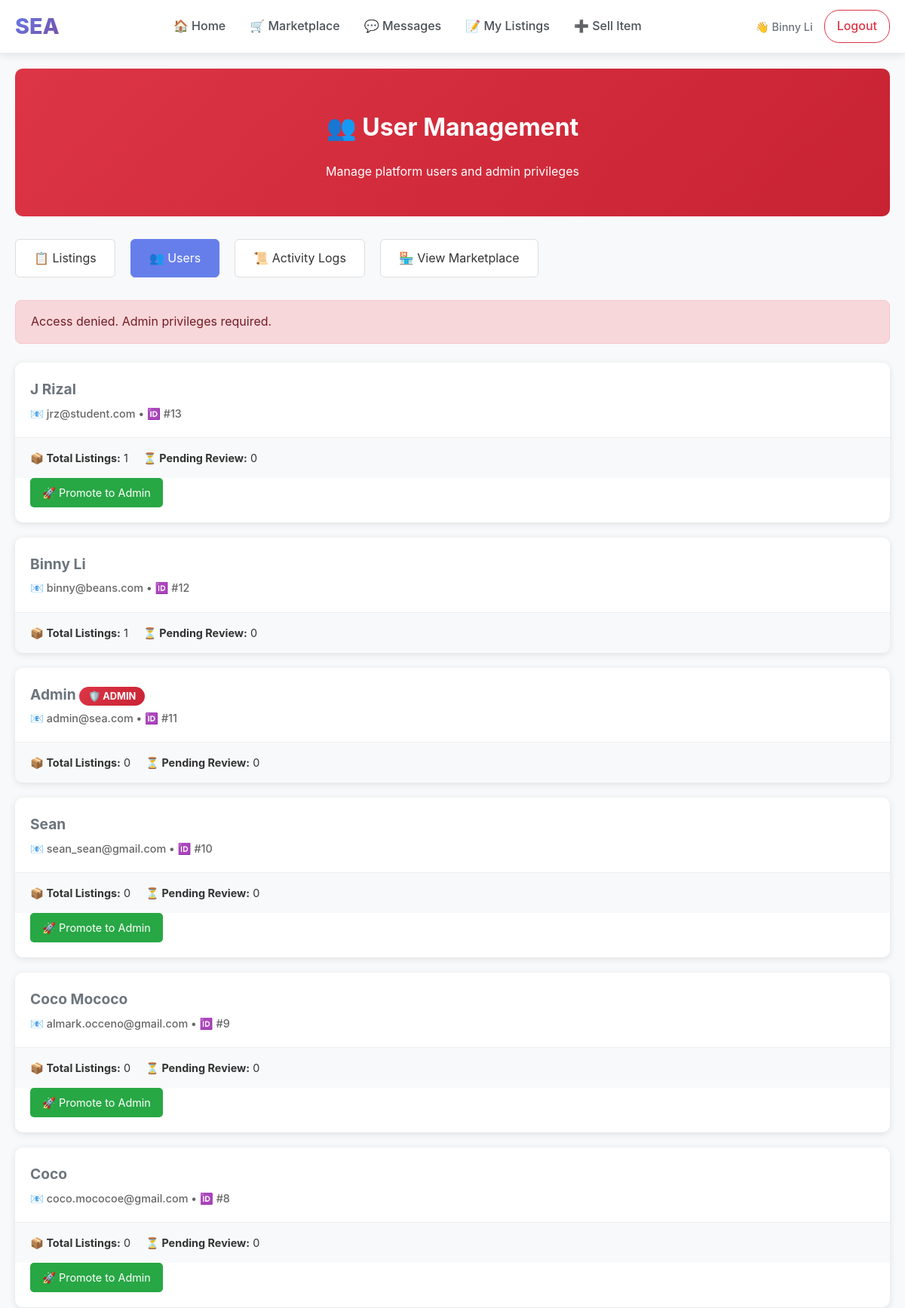
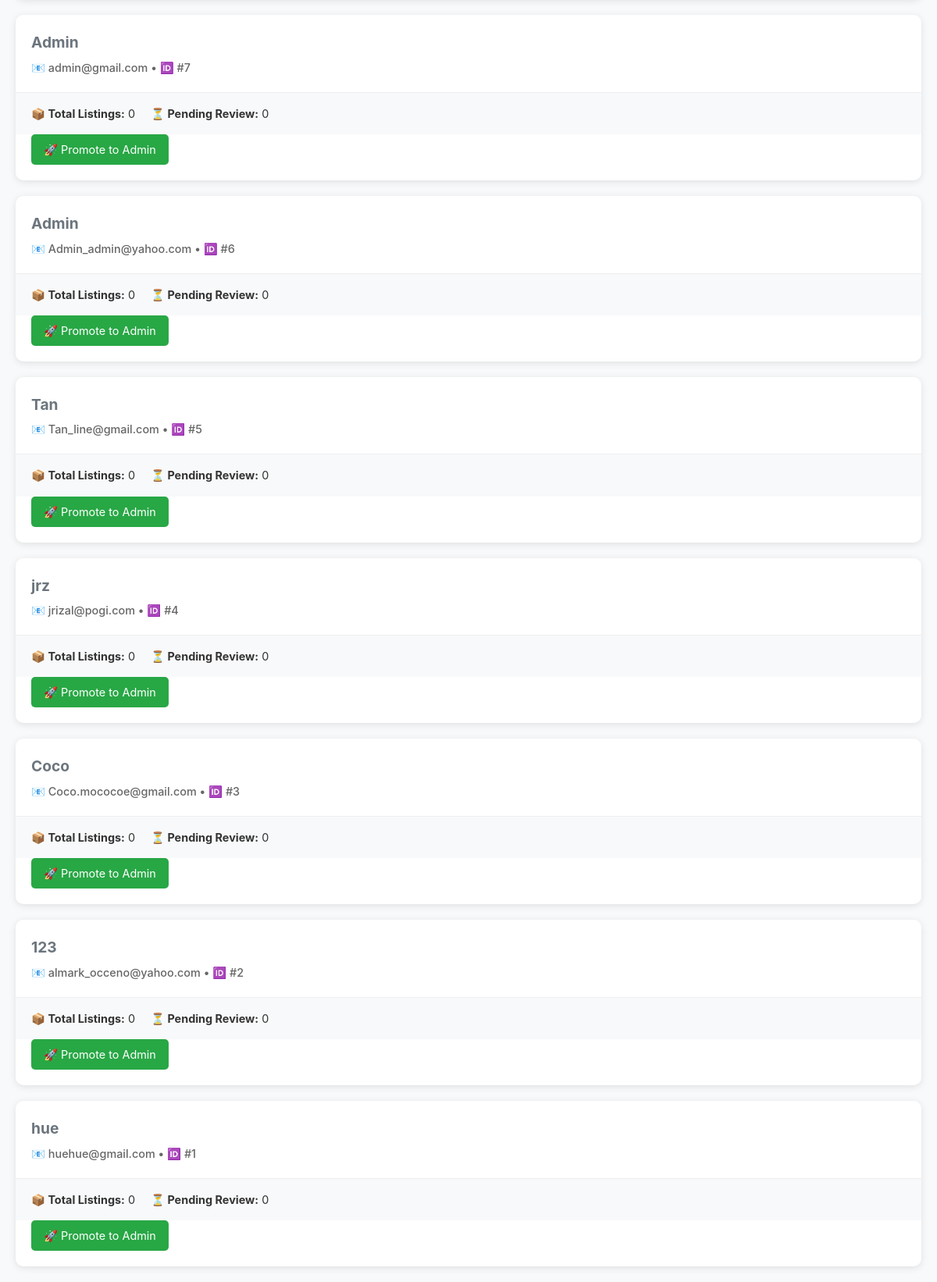
Page /admin/users (signed in) on the committed database (2 pictures, top to bottom).
### tables this page shows
CREATE TABLE students (
        student_id INTEGER PRIMARY KEY AUTOINCREMENT,
        name TEXT NOT NULL,
        email TEXT UNIQUE NOT NULL,
        password TEXT NOT NULL,
        org TEXT
    , is_admin INTEGER DEFAULT 0);

### app.py (the view)
@app.route('/admin/users')
def admin_users():
    if not require_admin():
        return redirect(url_for('home'))
    conn = get_db_connection()
    cur = conn.cursor()
    cur.execute("""
        SELECT s.*,
               COUNT(i.item_id) as item_count,
               COUNT(CASE WHEN i.moderation_status = 'pending' THEN 1 END) as pending_items
        FROM students s
        LEFT JOIN items i ON s.student_id = i.student_id
        GROUP BY s.student_id
        ORDER BY s.student_id DESC
    """)
    users = [dict(row) for row in cur.fetchall()]
    conn.close()
    return render_template('admin/users.html', users=users)

### app.py (called while the page is built)
def get_db_connection():
    db_path = os.path.join(BASE_DIR, 'database', 'marketplace.db')
    conn = sqlite3.connect(db_path, timeout=30.0)
    conn.row_factory = sqlite3.Row
    conn.execute('PRAGMA journal_mode=WAL;')
    return conn

def require_login():
    if 'user_id' not in session:
        return False
    if 'last_activity' in session:
        try:
            last_activity = datetime.fromisoformat(session['last_activity'])
            if datetime.now() - last_activity > timedelta(hours=24):
                session.clear()
                return False
        except:
            pass
    session['last_activity'] = datetime.now().isoformat()
    return True

@app.context_processor
def inject_csrf_token():
    return dict(csrf_token=generate_csrf_token)

@app.context_processor
def inject_admin_status():
    return dict(is_admin_user=is_admin())

def is_admin():
    if not require_login():
        return False
    conn = get_db_connection()
    cur = conn.cursor()
    cur.execute("SELECT is_admin FROM students WHERE student_id = ?", (session['user_id'],))
    result = cur.fetchone()
    conn.close()
    return result and result[0] == 1

def require_admin():
    if not is_admin():
        flash("Access denied. Admin privileges required.", "error")
        return redirect(url_for('home'))
    return True

### templates/admin/users.html (shortened to what this page needs)
{% extends "base.html" %}
{% block content %}
<div class="admin-page">
  <div class="admin-header">
    <h1>👥 User Management</h1>
    <p>Manage platform users and admin privileges</p>
  </div>
  <div class="admin-nav">
    <a href="{{ url_for('admin_dashboard') }}">📋 Listings</a>
    <a href="{{ url_for('admin_users') }}" class="active">👥 Users</a>
    <a href="{{ url_for('admin_logs') }}">📜 Activity Logs</a>
    <a href="{{ url_for('marketplace') }}">🏪 View Marketplace</a>
  </div>
  {% with messages = get_flashed_messages(with_categories=true) %}
    {% if messages %}
      {% for category, message in messages %}
        <div class="alert {{ category }}">
          {{ message }}
        </div>
      {% endfor %}
    {% endif %}
  {% endwith %}
  <div class="users-grid">
    {% for user in users %}
    <div class="user-card">
      <div class="user-header">
        <div class="user-info">
          <div class="user-name">
            {{ user.name }}
            {% if user.is_admin %}
              <span class="admin-badge">🛡️ ADMIN</span>
            {% endif %}
          </div>
          <div class="user-meta">
            📧 {{ user.email }} • 🆔 #{{ user.student_id }}
          </div>
        </div>
      </div>
      <div class="user-stats">
        <div><strong>📦 Total Listings:</strong> {{ user.item_count }}</div>
        <div><strong>⏳ Pending Review:</strong> {{ user.pending_items }}</div>
      </div>
      {% if not user.is_admin and user.student_id != session.user_id %}
      <div class="user-actions">
        <a href="{{ url_for('promote_user', user_id=user.student_id) }}"
           class="btn-action btn-promote"
           onclick="return confirm('Promote {{ user.name }} to admin? This will give them full moderation privileges.')">
          🚀 Promote to Admin
        </a>
      </div>
      {% endif %}
    </div>
    {% endfor %}
  </div>
</div>
{% endblock %}

### templates/base.html (shortened to what this page needs)
<!DOCTYPE html>
<html lang="en">
<head>
</head>
<body data-user-id="{% if session.get('user_id') %}{{ session.get('user_id') }}{% endif %}"{% if other %} data-other-id="{{ other['student_id'] }}"{% endif %}>
<nav class="navbar">
  <div class="nav-container">
    <a href="{{ url_for('home') }}" class="nav-brand">SEA</a>
    <div class="nav-links" id="navLinks">
      <a href="{{ url_for('home') }}">🏠 Home</a>
      <a href="{{ url_for('marketplace') }}">🛒 Marketplace</a>
      <a href="{{ url_for('messages') }}">💬 Messages</a>
      {% if session.get('user_id') %}
        <a href="{{ url_for('my_listings') }}">📝 My Listings</a>
        <a href="{{ url_for('add_item') }}">➕ Sell Item</a>
      {% endif %}
    </div>
    <div class="nav-user">
      {% if session.get('user_id') %}
        <span class="user-info">👋 {{ session.get('user_name') }}</span>
        <a href="{{ url_for('logout') }}" class="btn-logout">Logout</a>
      {% else %}
        <a href="{{ url_for('login') }}" class="btn-outline">Login</a>
        <a href="{{ url_for('register') }}" class="btn-primary">Register</a>
      {% endif %}
    </div>
  </div>
</nav>
<div class="main-content">
{% block content %}{% endblock %}
</div>
{% set is_chat_page = request.endpoint == 'chat_page' %}
</body>
</html>

### templates/base.html (style rules this page uses)
* { box-sizing: border-box; }
body { margin: 0; font-family: -apple-system, BlinkMacSystemFont, 'Segoe UI', Roboto, sans-serif; background: #f8f9fa; line-height: 1.6; color: #333; }
.main-content { min-height: calc(100vh - 80px); padding-top: 0; }
.navbar { background: white; padding: 12px 0; box-shadow: 0 2px 10px rgba(0, 0, 0, 0.1); border-bottom: 1px solid #e9ecef; position: sticky; top: 0; z-index: 1000; }
.nav-container { max-width: 1200px; margin: 0 auto; padding: 0 20px; display: flex; align-items: center; justify-content: space-between; flex-wrap: wrap; gap: 20px; }
.nav-brand { font-size: 1.8rem; font-weight: 800; color: #667eea; text-decoration: none; background: linear-gradient(135deg, #667eea 0%, #764ba2 100%); -webkit-background-clip: text; background-clip: text; -webkit-text-fill-color: transparent; }
.nav-links { display: flex; align-items: center; gap: 0; flex: 1; justify-content: center; flex-wrap: wrap; }
.nav-links a { color: #495057; text-decoration: none; padding: 10px 16px; border-radius: 6px; font-weight: 500; transition: all 0.2s ease; position: relative; }
.nav-user { display: flex; align-items: center; gap: 15px; flex-wrap: wrap; }
.user-info { color: #6c757d; font-size: 0.9rem; font-weight: 500; }
.nav-user a { color: #495057; text-decoration: none; padding: 8px 16px; border-radius: 20px; font-weight: 500; transition: all 0.2s ease; border: 1px solid transparent; }
.nav-user a.btn-logout { color: #dc3545; border: 1px solid #dc3545; }

### templates/admin/users.html (style rules this page uses)
.admin-page { padding: 20px; max-width: 1200px; margin: 0 auto; }
.admin-header { background: linear-gradient(135deg, #dc3545 0%, #c82333 100%); color: white; padding: 30px; border-radius: 10px; margin-bottom: 30px; text-align: center; }
.admin-nav { display: flex; gap: 20px; margin-bottom: 30px; flex-wrap: wrap; }
.admin-nav a { background: #fff; color: #333; padding: 12px 24px; border-radius: 6px; text-decoration: none; border: 1px solid #ddd; transition: all 0.3s ease; }
.admin-nav a:hover, .admin-nav a.active { background: #667eea; color: white; border-color: #667eea; }
.users-grid { display: grid; gap: 20px; }
.user-card { background: white; border-radius: 10px; box-shadow: 0 2px 10px rgba(0,0,0,0.1); overflow: hidden; }
.user-header { display: flex; justify-content: space-between; align-items: center; padding: 20px; border-bottom: 1px solid #eee; }
.user-info { flex: 1; }
.user-name { font-size: 1.2rem; font-weight: bold; margin-bottom: 5px; }
.user-meta { color: #666; font-size: 0.9rem; }
.admin-badge { background: linear-gradient(135deg, #dc3545, #c82333); color: white; padding: 5px 12px; border-radius: 20px; font-size: 0.8rem; font-weight: bold; }
.user-stats { display: flex; gap: 20px; padding: 15px 20px; background: #f8f9fa; font-size: 0.9rem; }
.user-actions { display: flex; gap: 10px; padding: 0 20px 20px; }
.btn-action { padding: 8px 16px; border: none; border-radius: 5px; cursor: pointer; font-size: 0.9rem; text-decoration: none; display: inline-block; transition: all 0.3s ease; }
.btn-promote { background: #28a745; color: white; }
.alert { padding: 15px 20px; border-radius: 8px; margin-bottom: 25px; }
.alert.error { background: #f8d7da; color: #721c24; border: 1px solid #f5c6cb; }

### rows in the picture
students: get "Binny Li", name "Binny Li", email "binny@beans.com", student_id "12", item_count "1", pending_items "0"
students: name "J Rizal", email "jrz@student.com", student_id "13", item_count "1", pending_items "0"
students: name "Admin", is_admin "🛡️ ADMIN", email "admin@sea.com", student_id "11", item_count "0", pending_items "0"
students: name "Sean", email "sean_sean@gmail.com", student_id "10", item_count "0", pending_items "0"
students: name "Coco Mococo", email "almark.occeno@gmail.com", student_id "9", item_count "0", pending_items "0"
students: name "Coco", email "coco.mococoe@gmail.com", student_id "8", item_count "0", pending_items "0"
students: name "Admin", email "admin@gmail.com", student_id "7", item_count "0", pending_items "0"
students: name "Admin", email "Admin_admin@yahoo.com", student_id "6", item_count "0", pending_items "0"
students: name "Tan", email "Tan_line@gmail.com", student_id "5", item_count "0", pending_items "0"
students: name "jrz", email "jrizal@pogi.com", student_id "4", item_count "0", pending_items "0"
students: name "Coco", email "Coco.mococoe@gmail.com", student_id "3", item_count "0", pending_items "0"
students: name "123", email "almark_occeno@yahoo.com", student_id "2", item_count "0", pending_items "0"
students: name "hue", email "huehue@gmail.com", student_id "1", item_count "0", pending_items "0"

### other values in the picture
{{ message }} "Access denied. Admin privileges required."
